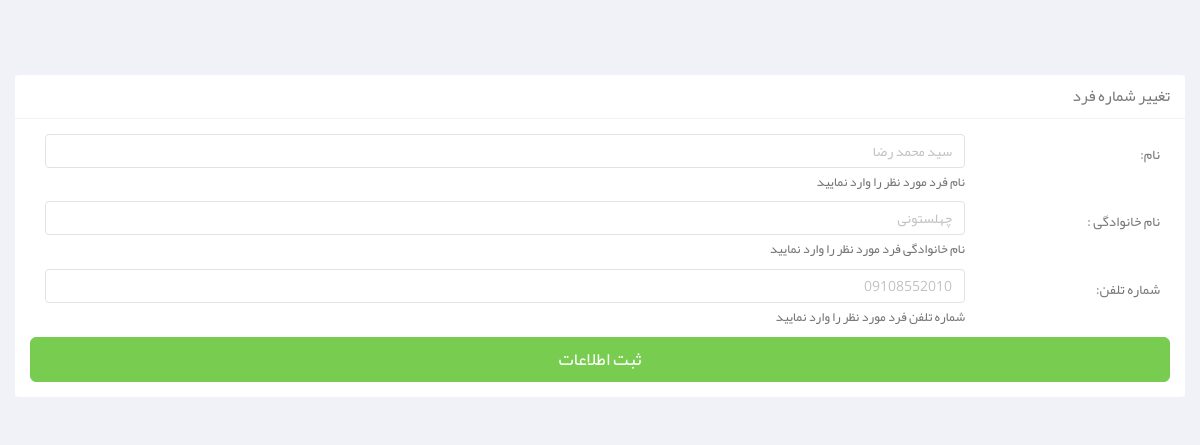
The page /edit.php?edit_id=4 on the database its author committed.
### tables this page shows
CREATE TABLE IF NOT EXISTS `users` (
  `id` int(11) NOT NULL AUTO_INCREMENT,
  `name` varchar(254) NOT NULL,
  `lname` varchar(254) NOT NULL,
  `number` varchar(254) NOT NULL,
  PRIMARY KEY (`id`)
);

### edit.php (the view, shortened to what this page needs)
<?php
include "core/config.php";
$id=$_GET['edit_id'];
?>
<!DOCTYPE html>
<html lang="fa">
<head>
    <link href="css/bootstrap.min.css" rel="stylesheet">
    <link href="css/bootstrap-reset.css" rel="stylesheet">
    <link href="assets/font-awesome/css/font-awesome.css" rel="stylesheet" />
    <link href="css/style.css" rel="stylesheet">
    <link href="css/style-responsive.css" rel="stylesheet" />
</head>
<body>
    <section id="container" class="">
        <section id="main-content">
            <section class="wrapper">
            <div class="row">
     <?php
            $sqlzam="SELECT * FROM `users` WHERE `id`=:id";
            $oram=$connect->prepare($sqlzam);
            $oram->bindParam(':id',$id);
            $oram->execute();
                $pes=$oram->fetch(PDO::FETCH_ASSOC);
   ?>
                <div class="col-lg-12">
                                <section class="panel">
                                    <header class="panel-heading">
تغییر شماره فرد
                                    </header>
                                    <div class="panel-body">
									<form action="" class="form-horizontal" method="post">
                        <div class="form">
                            <label class="col-sm-2 control-label">نام:</label>
                            <div class="col-sm-10">
                                <input name="name" type="text" class="form-control" value="<?=$pes['name'];?>">
                                <span class="help-block">نام فرد مورد نظر را وارد نمایید </span>
                            </div>
                            <label class="col-sm-2 control-label">نام خانوادگی :</label>
                            <div class="col-sm-10">
                                <input name="lname" type="text" class="form-control" value="<?=$pes['lname'];?>">
                                <span class="help-block">نام خانوادگی فرد مورد نظر را وارد نمایید </span>
                            </div>
                            <label class="col-sm-2 control-label">شماره تلفن:</label>
                            <div class="col-sm-10">
                                <input name="number" type="number" class="form-control" value="<?=$pes['number'];?>">
                                <span class="help-block">شماره تلفن فرد مورد نظر را وارد نمایید </span>
                            </div>
                            <button name="edit" type="submit" class="btn btn-success btn-lg btn-block">ثبت اطلاعات</button>
                    </form>
                                        </div>
                                    </div>
                                </section>
                    </section>
        </section>
</body>
</html>

### css/style.css (style rules this page uses)
body { color: #797979; background: #f1f2f7; font-family: yekan,'Open Sans', sans-serif; padding: 0px !important; margin: 0px !important; font-size:13px; }
#container { width: 100%; height: 100%; }
#main-content { margin-right: 0px; }
.wrapper { display: inline-block; margin-top: 60px; padding: 15px; width: 100%; }
body { direction:rtl; }

### edit.php (style rules this page uses)
.form-horizontal .control-label { padding: 10px; }

### rows shown on the page
users: name "سید محمد رضا", lname "چهلستونی", number "09108552010"
